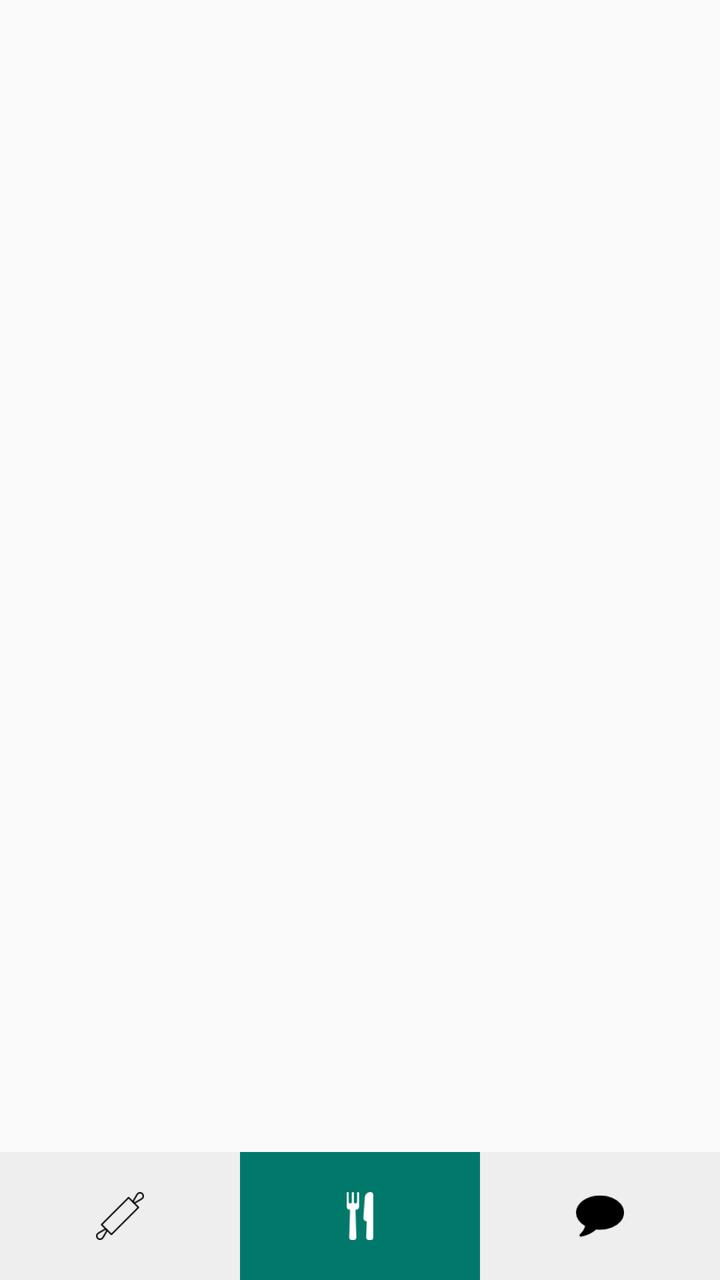
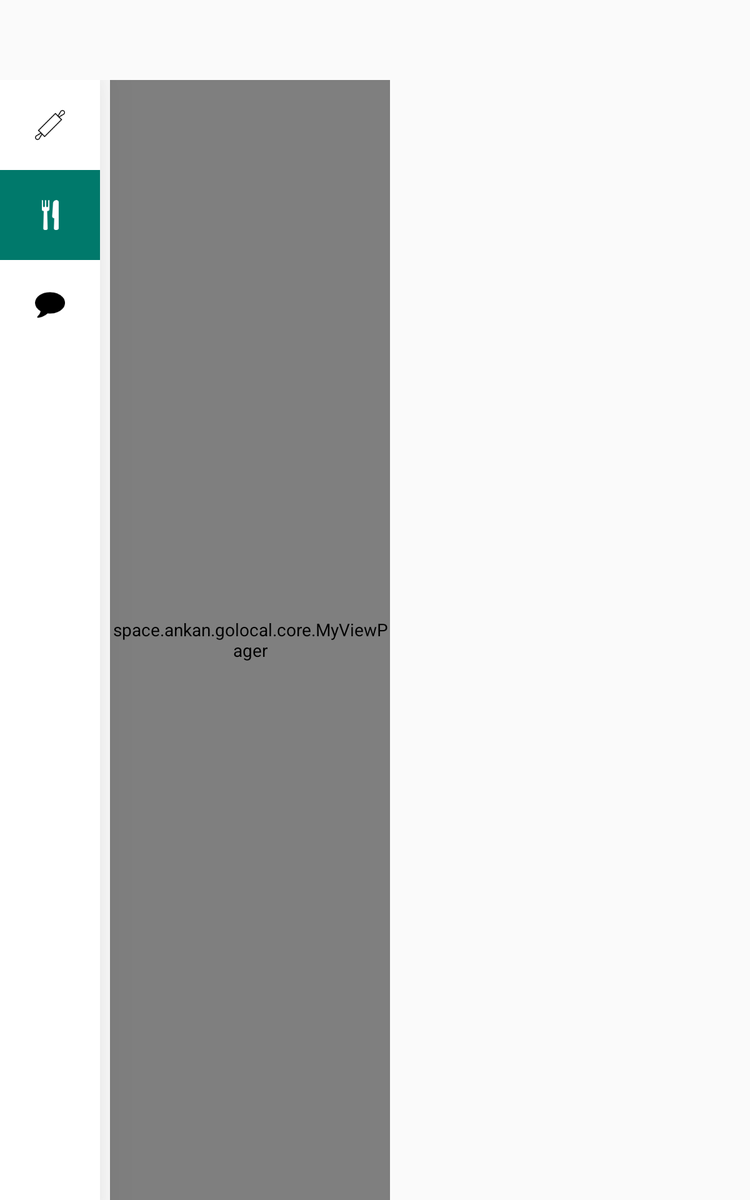

One screen, two layout resources from the same app: the default and the author's alternative for another configuration. Each is rendered where Android would select it; the XML of both is given below.
<!-- AndroidManifest.xml: application theme AppTheme -->
<!-- res/layout/content_main.xml -->
<LinearLayout xmlns:android="http://schemas.android.com/apk/res/android"
    xmlns:app="http://schemas.android.com/apk/res-auto"
    xmlns:tools="http://schemas.android.com/tools"
    android:layout_width="match_parent"
    android:layout_height="match_parent"
    android:orientation="vertical">

    <android.support.v4.view.ViewPager
        android:id="@+id/viewpager"
        android:layout_width="match_parent"
        android:layout_height="0dp"
        android:layout_weight="9"
        app:layout_behavior="@string/appbar_scrolling_view_behavior" />

    <LinearLayout
        android:layout_width="match_parent"
        android:layout_height="0dp"
        android:layout_gravity="bottom"
        android:layout_weight="1"
        android:background="#eeeeee"
        android:orientation="horizontal">

        <ImageView
            android:id="@+id/tab0"
            android:layout_width="0dp"
            android:layout_height="match_parent"
            android:layout_gravity="center"
            android:layout_weight="1"
            android:scaleType="center"
            android:src="@drawable/setup_kitchen_black" />

        <ImageView
            android:id="@+id/tab1"
            android:layout_width="0dp"
            android:layout_height="match_parent"
            android:layout_gravity="center"
            android:layout_weight="1"
            android:background="@color/tab_select"
            android:scaleType="center"
            android:src="@drawable/kitchens_nearby_white" />

        <ImageView
            android:id="@+id/tab2"
            android:layout_width="0dp"
            android:layout_height="match_parent"
            android:layout_gravity="center"
            android:layout_weight="1"
            android:scaleType="center"
            android:src="@drawable/chat_black" />

    </LinearLayout>
</LinearLayout>
<!-- resources referenced by this layout -->
<resources>
  <color name="tab_select">@color/primary_dark</color>
  <!-- drawable chat_black: png bitmap (drawable-hdpi, 843 bytes) -->
  <!-- drawable kitchens_nearby_white: png bitmap (drawable-hdpi, 927 bytes) -->
  <!-- drawable setup_kitchen_black: png bitmap (drawable-hdpi, 1034 bytes) -->
  <style name="AppTheme" parent="Theme.AppCompat.Light.DarkActionBar">
          
          <item name="colorPrimary">@color/primary</item>
          <item name="colorPrimaryDark">@color/primary_dark</item>
          <item name="colorAccent">@color/accent</item>
      </style>
  <color name="primary_dark">#00796B</color>
  <color name="primary">#009688</color>
  <color name="accent">#FF5252</color>
</resources>
<!-- res/layout-sw600dp/content_main.xml (the author's variant of the layout above) -->
<!-- drawn on a 7-inch tablet held upright -->
<LinearLayout xmlns:android="http://schemas.android.com/apk/res/android"
    xmlns:app="http://schemas.android.com/apk/res-auto"
   android:layout_width="match_parent"
    android:layout_height="match_parent"
    android:paddingTop="?actionBarSize"
    android:orientation="horizontal">

    <LinearLayout
        android:id="@+id/tabLayout"
        android:layout_width="80dp"
        android:layout_height="match_parent"
        android:layout_gravity="start"
        android:background="#fff"
        android:elevation="32dp"
        android:minHeight="?actionBarSize"
        android:orientation="vertical"
        android:paddingTop="0dp">

        <ImageView
            android:id="@+id/tab0"
            android:layout_width="match_parent"
            android:layout_height="wrap_content"
            android:contentDescription="@string/cd_tab_setup_kitchen"
            android:layout_gravity="center"
            android:paddingBottom="16dp"
            android:paddingTop="16dp"
            android:scaleType="center"
            android:src="@drawable/setup_kitchen_black" />

        <ImageView
            android:id="@+id/tab1"
            android:layout_width="match_parent"
            android:layout_height="wrap_content"
            android:layout_gravity="center"
            android:background="@color/tab_select"
            android:contentDescription="@string/cd_tab_nearby_kitchens"
            android:paddingBottom="16dp"
            android:paddingTop="16dp"
            android:scaleType="center"
            android:src="@drawable/kitchens_nearby_white" />

        <ImageView
            android:id="@+id/tab2"
            android:layout_width="match_parent"
            android:layout_height="wrap_content"
            android:layout_gravity="center"
            android:paddingBottom="16dp"
            android:contentDescription="@string/cd_tab_chats"
            android:paddingTop="16dp"
            android:scaleType="center"
            android:src="@drawable/chat_black" />

    </LinearLayout>

    <space.ankan.golocal.core.MyViewPager
        android:id="@+id/viewpager"
        android:layout_width="0dp"
        android:layout_height="match_parent"
        android:layout_weight="4"
        android:layout_marginLeft="8dp"
        android:layout_marginRight="8dp"
        app:layout_behavior="@string/appbar_scrolling_view_behavior" />

    <FrameLayout
        android:id="@+id/detail_container"
        android:layout_width="0dp"
        android:layout_height="match_parent"
        android:layout_weight="5" />

</LinearLayout>
<!-- resources referenced by the variant -->
<!-- as a 7-inch tablet held upright resolves them -->
<resources>
  <color name="tab_select">@color/primary_dark</color>
  <!-- drawable chat_black: png bitmap (drawable-hdpi, 843 bytes) -->
  <!-- drawable kitchens_nearby_white: png bitmap (drawable-hdpi, 927 bytes) -->
  <!-- drawable setup_kitchen_black: png bitmap (drawable-hdpi, 1034 bytes) -->
  <string name="cd_tab_chats">Chats tab</string>
  <string name="cd_tab_nearby_kitchens">Nearby kitchens tab</string>
  <string name="cd_tab_setup_kitchen">Setup kitchen tab</string>
  <style name="AppTheme" parent="Theme.AppCompat.Light.DarkActionBar">
          
          <item name="colorPrimary">@color/primary</item>
          <item name="colorPrimaryDark">@color/primary_dark</item>
          <item name="colorAccent">@color/accent</item>
      </style>
  <color name="primary_dark">#00796B</color>
  <color name="primary">#009688</color>
  <color name="accent">#FF5252</color>
</resources>
